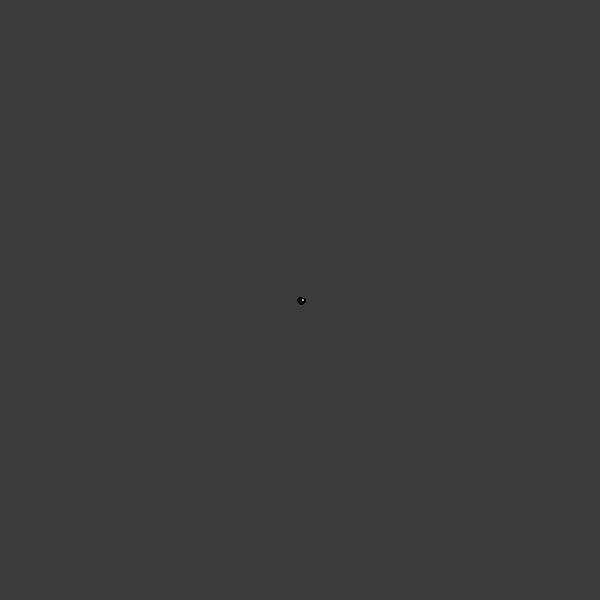
Frame 1 (no input)
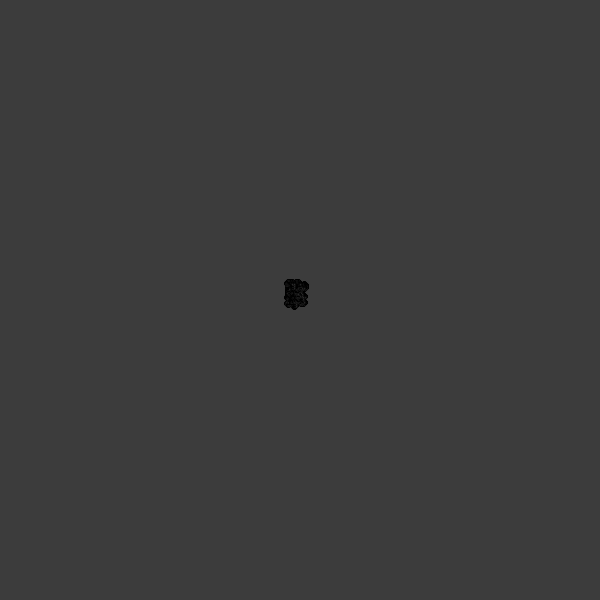
Frame 60 (no input)
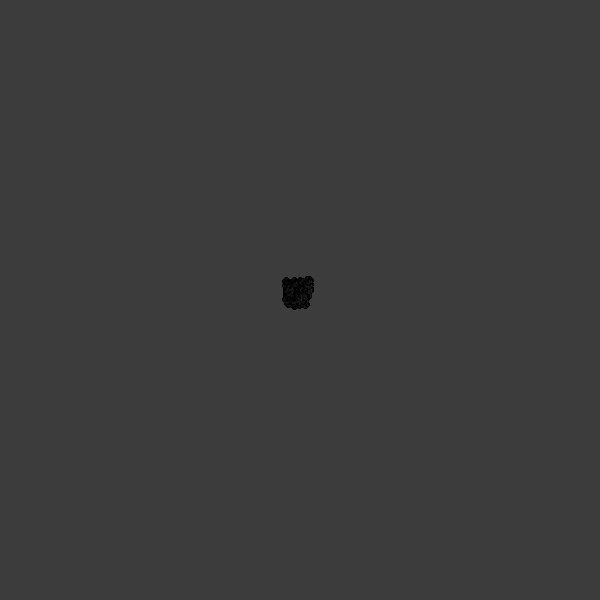
Frame 120 (the mouse pressed at the canvas centre since frame 60)

The p5.js sketch that drew these frames (run headless with seeded random() and noise() and a simulated clock; from frame 60 on, the mouse is pressed at the canvas centre):

// p5.js sketch
// ── sketch.js
/*
States:
1 = white square
0 = black square

Directions:
1 = up
2 = right
3 = left
4 = down
*/

// Height and width from the lattice
let w = 600;
let h = 600;

// Direction in which the ant is going to move
let direction = 4;

// Array as lattice to save the color of the squares
var grid = Array(w).fill(1).map(() => Array(h));
let state;

// Initial position for the ant
let x = parseInt(w / 2);
let y = parseInt(h / 2);

function setup(){
	createCanvas(w, h);
	background(60);

	// Fill in lattice
	for(var i = 0; i < w; i++){
		for(var j = 0; j < h; j++){
			grid[i][j] = 1;
		}
	}
}

function draw(){
	
	for(var a = 0; a < 40; a++)
	{	
	// Getting the state
	state = grid[x][y];

	// Ant in white square
	if(state == 1){

		// Turn 90 degrees clockwise
		if(direction == 1){
			direction = 2;
		}

		else if(direction == 2){
			direction = 3;
		}

		else if(direction == 3){
			direction = 4;
		}

		else if(direction == 4){
			direction = 1;
		}

		// Flip color
		grid[x][y] = 0;
		fill(0);
		circle(x, y, 3);

		// Move one unit forward
		if(direction == 1)
			y--;

		else if(direction == 2)		
			x++;

		else if(direction == 3)
			y++;

		else if(direction == 4)
			x--;

		if(x > width - 1)
			x = 0;

		else if(x < 0)
			x = width - 1;

		if(y > height -1)
			y = 0;

		else if(y < 0)
			y = height - 1;
	}

	// Ant in black square
	else if(state == 0){

		// Turn 90 degrees clockwise
		if(direction == 1){
			direction = 4;
		}

		else if(direction == 2){
			direction = 1;
		}

		else if(direction == 3){
			direction = 2;
		}

		else if(direction == 4){
			direction = 3;
		}

		// Flip color
		grid[x][y] = 1;
		fill(255);
		circle(x, y, 3);

		// Move one unit forward
		if(direction == 1)
			y--;

		else if(direction == 2)
			x++;

		else if(direction == 3)
			y++;

		else if(direction == 4)
			x--;

		if(x > width - 1)
			x = 0;

		else if(x < 0)
			x = width - 1;

		if(y > height -1)
			y = 0;

		else if(y < 0)
			y = height - 1;
	}

	}
}
// ── base.html
<!DOCTYPE html>
<html>
<meta charset="UTF-8">
<script src="https://cdn.jsdelivr.net/npm/p5@1.0.0/lib/p5.js"></script>
<script type="text/javascript" src="sketch.js"></script>
<head>
	<title></title>
</head>
<body>

</body>
</html>
